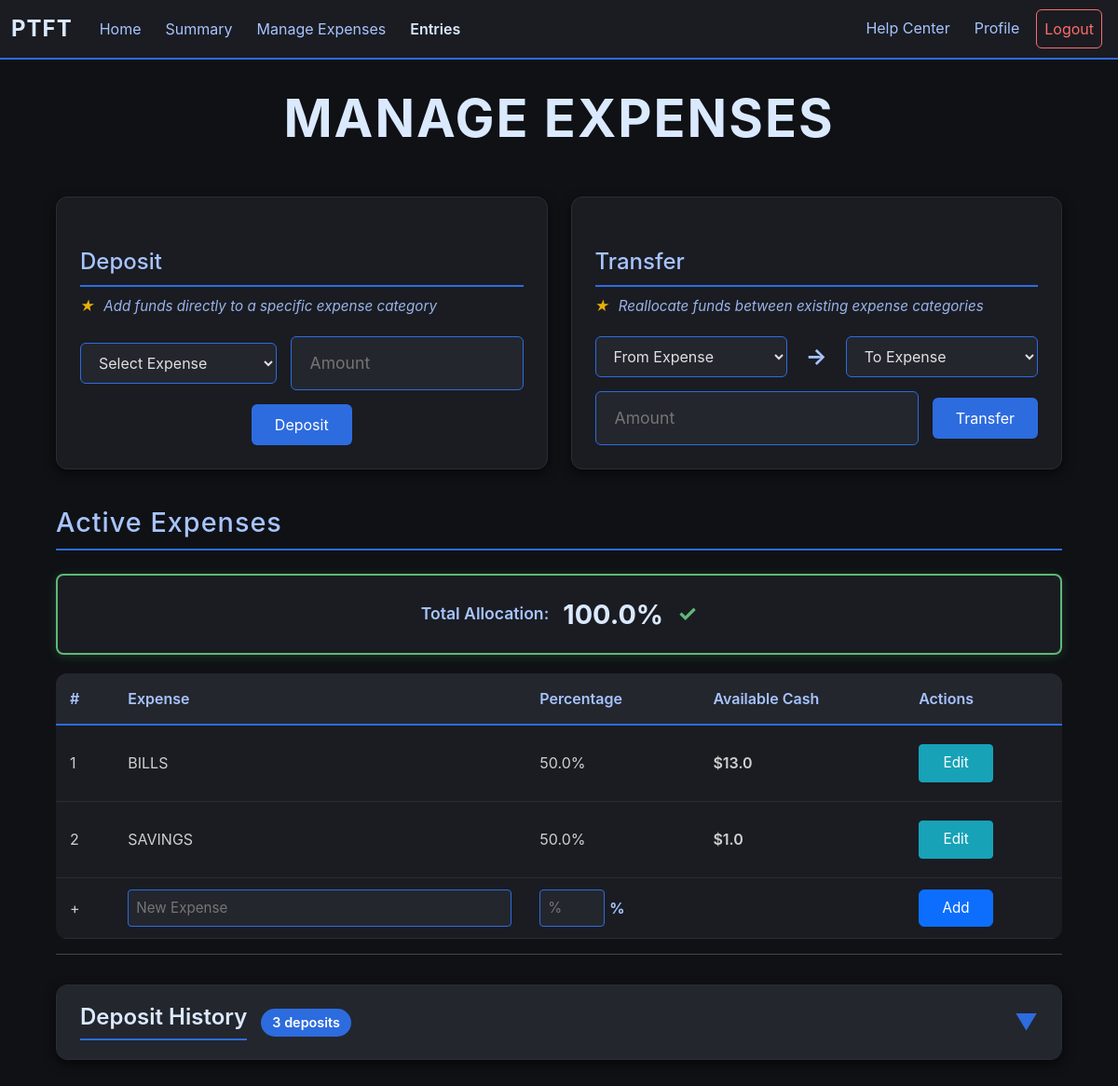
The app's page /expenses (signed in) with its own data.
### app/models.py (models this page shows, shortened)
class Expenses(db.Model):        #Stores all expense category per user
    id = db.Column(db.Integer, primary_key = True)
    user_id = db.Column(db.Integer, db.ForeignKey("user.id"))
    name = db.Column(db.String(25))
    percentage = db.Column(db.Float)
    status = db.Column(db.Boolean, default = True)      #Archive Status
    deleted = db.Column(db.Boolean, default = False)
    savings = db.Column(db.Float, default = 0.0)
    earnings = db.Column(db.Float, default = 0.0)
    spendings = db.Column(db.Float, default = 0.0)
    transferred = db.Column(db.Float, default = 0.0)
    balance = db.Column(db.Float, default = 0.0)
    credit_balance = db.Column(db.Float, default = 0.0)

### app/routes/expense.py (the view)
@expense.route("/expenses", methods = ["GET"])
def expenses():
    if helper.check_login():
        active_expenses = {}
        inactive_expenses = {}
        expense_data = {}       #Links expense id to total savings {expense_id: amount saved}
        snaps = Exp_Snap.query.filter_by(user_id = session["user_id"]).all()
        deposits = Transaction.query.filter_by(user_id = session["user_id"], deposit_status = True).all()
        expenses = Expenses.query.filter_by(user_id = session["user_id"]).all()
        for snap in snaps:      #Calculates net total from snapshots
            expense_data[snap.expense_id] = expense_data.get(snap.expense_id, 0.0) + (snap.expense_earnings - snap.total_spending)
        for deposit in deposits:        #Calculates total deposits per expense
            expense_data[deposit.expense_id] = expense_data.get(deposit.expense_id, 0.0) + deposit.amount
        for expense in expenses:        #Separates expense types between archived and unarchived
            if expense.status:
                active_expenses[expense] = round(expense_data.get(expense.id, 0.0), 2)
            else:
                inactive_expenses[expense] = round(expense_data.get(expense.id, 0.0), 2)
        allocation_check = [0, True]
        for expense in active_expenses:
            allocation_check[0] += expense.percentage
        if allocation_check[0] !=100:
            allocation_check[1] = False
        all_expenses = list(active_expenses.keys()) + list(inactive_expenses.keys())
        deposits = Transaction.query.filter_by(user_id = session["user_id"], deposit_status = True).all()
        return render_template("expenses.html", active_expenses = active_expenses, inactive_expenses = inactive_expenses, status = allocation_check, all_expenses = all_expenses, deposits = deposits)
    else:
        return redirect(url_for("user.login"))

### app/helper.py (called while the page is built)
def check_login():
    return "user_id" in session

### app/templates/expenses.html (shortened to what this page needs)
{% extends "budget_base.html"%}
{% block content %}
<div class="expense-container">
    <h1 class="main-title">MANAGE EXPENSES</h1>
    <div class="function-sections">
        {% if active_expenses %}
        <div class="function-section">
            <h2 class="function-title">Deposit</h2>
            <p class="function-helper-text"><span class="tip-star">★</span> Add funds directly to a specific expense category</p>
            <form action="/deposit" method="POST" class="inline-form">
                <select name="expense_id" required>
                    <option value="">Select Expense</option>
                </select>
                <div class="input-wrapper">
                    <input type="number" step="0.01" name="amount" placeholder="Amount" min="0" required>
                </div>
                <button type="submit" class="form-btn">Deposit</button>
            </form>
        </div>
        <div class="function-section">
            <h2 class="function-title">Transfer</h2>
            <p class="function-helper-text"><span class="tip-star">★</span> Reallocate funds between existing expense categories</p>
            <form action="/reallocate" method="POST" class="inline-form">
                <select name="from_expense" required>
                    <option value="">From Expense</option>
                </select>
                <span class="arrow">→</span>
                <select name="to_expense" required>
                    <option value="">To Expense</option>
                </select>
                <div class="input-wrapper">
                    <input type="number" step="0.01" name="amount" placeholder="Amount" min="0" required>
                </div>
                <button type="submit" class="form-btn">Transfer</button>
            </form>
        </div>
      {% endif %}
    </div>
    <h1 class="section-title">Active Expenses</h1>
    <div class="status-display-compact {% if status[1] %}status-perfect{% else %}status-error{% endif %}">
        <div class="status-compact-content">
            <span class="status-label">Total Allocation:</span>
            <span class="status-percentage-compact">{{status[0]}}%</span>
            {% if status[1] %}
                <span class="status-icon-compact perfect">✓</span>
            {% else %}
                <span class="status-icon-compact error">✗</span>
            {% endif %}
        </div>
    </div>
    <table class="expense-table">
        <thead>
            <tr>
                <th>#</th>
                <th>Expense</th>
                <th>Percentage</th>
                <th>Available Cash</th>
                <th>Actions</th>
            </tr>
        </thead>
        <tbody>
            {% for active_expense in active_expenses %}
            <tr class="log-row" data-row-id="active-{{active_expense.id}}">
                <td>{{loop.index}}</td>
                <td>
                    <div class="display-mode">
                        <span class="display-text">{{active_expense.name}}</span>
                    </div>
                </td>
                <td>
                    <div class="display-mode">
                        <span class="display-text">{{active_expense.percentage}}%</span>
                    </div>
                </td>
                <td class="cash-cell">${{active_expenses[active_expense]}}</td>
                <td>
                    <div class="display-mode">
                        <button class="btn btn-dark btn-info btn-sm edit-toggle-btn" onclick="toggleEdit('active-{{active_expense.id}}')">Edit</button>
                    </div>
                </td>
            </tr>
            {% endfor %}
            <tr class="add-row">
                <form action="/add_expense" method="POST">
                    <td>+</td>
                    <td><input type="text" name="expense_name" placeholder="New Expense" class="table-input" required></td>
                    <td>
                        <div class="percent-wrapper">
                            <input type="number" name="percent" placeholder="%" class="table-input percent-input" required>
                            <span class="percent-symbol">%</span>
                        </div>
                    </td>
                    <td></td>
                    <td><button type="submit" class="btn btn-primary">Add</button></td>
                </form>
            </tr>
        </tbody>
    </table>
    {% if deposits %}
    <hr class="section-divider">
    <div class="collapsible-section">
        <div class="collapsible-header" onclick="toggleSection(this)">
            <div class="collapsible-title-wrapper">
                <h2 class="collapsible-title">Deposit History</h2>
                <span class="item-count">{{ deposits|length }} deposits</span>
            </div>
            <span class="collapsible-arrow">▼</span>
        </div>
    </div>
    {% endif %}
</div>
{% endblock %}

### app/templates/budget_base.html (shortened to what this page needs)
<!doctype html>
<html lang="en-US">
  <head>
    {% block css %}
      <link href="https://cdn.jsdelivr.net/npm/bootstrap@5.3.2/dist/css/bootstrap.min.css" rel="stylesheet">
      <link rel="stylesheet" href="{{ url_for('static', filename='style.css') }}">
    {% endblock %}
  </head>
  <body>
    <nav class="navbar navbar-expand-lg navbar-light bg-light">
      <div class="container-fluid">
        <a class="navbar-brand" href="#">PTFT</a>
        <div class="collapse navbar-collapse" id="navbarNav">
          <ul class="navbar-nav me-auto">
            <li class="nav-item">
              <a class="nav-link" href="/home">Home</a>
            </li>
            <li class="nav-item">
              <a class="nav-link" href="/summary">Summary</a>
            </li>
            <li class="nav-item">
              <a class="nav-link" href="/expenses">Manage Expenses</a>
            </li>
            <li class="nav-item">
              <a class="nav-link entries-link" href="/entry">Entries</a>
            </li>
          </ul>
          <ul class="navbar-nav ms-auto">
            <li class="nav-item">
              <a class="nav-link" href="/help">Help Center</a>
            </li>
            <li class="nav-item">
              <a class="nav-link" href="/profile">Profile</a>
            </li>
            <li class="nav-item">
              <a class="nav-link logout" href="/logout">Logout</a>
            </li>
          </ul>
        </div>
      </div>
    </nav>
    {% block content%}
    {% endblock%}
  </body>
</html>

### records on screen
Expenses: name "BILLS", percentage "50.0", active_expenses "13.0"
Expenses: name "SAVINGS", percentage "50.0", active_expenses "1.0"

### other values on screen
{{ status[0] }} "100.0"
{{ deposits|length }} "3"
